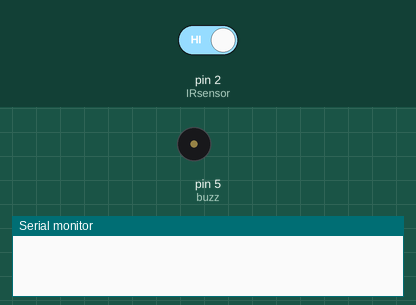
Recording of a sketch running on a simulated Arduino Uno, built with avr-gcc and run on an emulated ATmega328P. On the bench: buzzer (waves = sounding), the last lines printed to the serial monitor. The test bench sets the inputs (shaded band); at power-on: pin 2 (IRsensor) HIGH.

Above: at 1.2 s.
1.3 s: pin 2 (IRsensor) driven LOW
At 1.7 s:
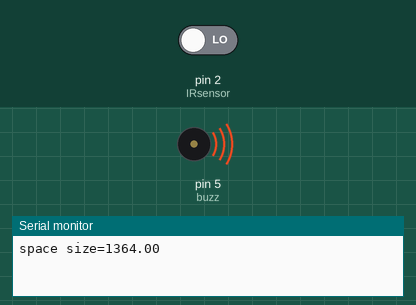
2.8 s: pin 2 (IRsensor) driven HIGH
At 4.2 s:
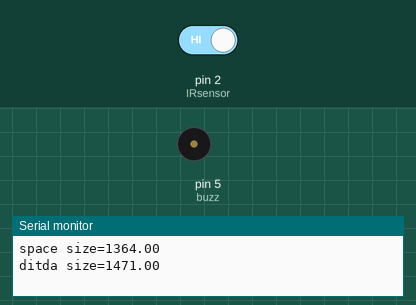
Timing chart, 0 to 5.8 s (numbered marks = the images above; inputs shaded):
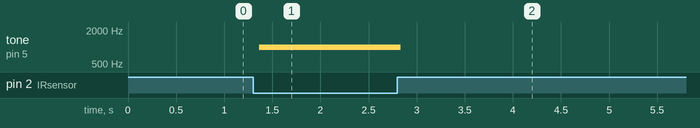

The sketch:

morsecode_test.ino
```cpp
#define IRsensor 2
#define buzz 5
const int un=105;//duration of one unit in ms with 5% correction
void setup()
{
  pinMode(IRsensor, INPUT);
  pinMode(buzz,OUTPUT);
  Serial.begin(9600);
}
int readPin = 0,tap = 1;
float sta=0,sto=0,diff=0,odiff=0;
void loop()
{
  readPin=digitalRead(IRsensor);
  dtime(readPin);
  delay(un);
}

float dtime(int value)
{
    if((tap==1)&&(value==0))
{
  sta=millis();
  tone(buzz,1000);
  tap=0;
  odiff=sta-sto;
  Serial.print("space size=");Serial.println(odiff);
}
  if((tap==0)&&(value==1))
{
  sto=millis();
  noTone(buzz);
  tap=1;
  Serial.print("ditda size=");Serial.println(diff=sto-sta);
}
}
```

morsecode_logic.c
```cpp
#include<stdio.h>
#include<string.h>

char alpha[26][5]=
    {
    ".-",   //A
    "-...", //B
    "-.-.", //C
    "-..",  //D
    ".",    //E
    "..-.", //F
    "--.",  //G
    "....", //H
    "..",   //I
    ".---", //J
    "-.-",  //K
    ".-..", //L
    "--",   //M
    "-.",   //N
    "---",  //O
    ".--.", //P
    "--.-", //Q
    ".-.",  //R
    "...",  //S
    "-",    //T
    "..-",  //U
    "...-", //V
    ".--",  //W
    "-..-", //X
    "-.--", //Y
    "--.." //Z
    };

char num[10][6] =
    {
    "-----", //0
    ".----", //1
    "..---", //2
    "...--", //3
    "....-", //4
    ".....", //5
    "-....", //6
    "--...", //7
    "---..", //8
    "----." //9
    };

int main()
{
    int i,j=0,k=0, x,y;
    char str[25], morse[100], morlet[25][10];
    printf("\nEnter Morse:\n");
    gets(morse);

    for(int i=0;morse[i]!='\0';i++)
    {

        if(morse[i]==' ')
        {
        ++j;
        k=0;
        continue;
        }
        else
        {
        morlet[j][k]=(morse[i]);
        morlet[j][k+1]='\0';
        //printf("\n%d,%d\n",j,k);//check valve
        ++k;
        }
    }
/*for(int a=0;a<=j;a++)
{
    printf("\n\t%s\n", morlet[a]);
}
*///check valve for input
char message[j];

for(x=0;x<=j;x++)
{
    if(strcmp(morlet[x],"/")==0)
    message[x]=' ';
    for (y=0;y<=26;y++)
    {
        //printf("\t%d",y);//check valve
        if (strcmp(morlet[x],alpha[y])==0)
        {
        message[x]=65+y;
        //printf("\n%s,%s\n",morlet[x],alpha[y]);//checkvalve
        break;
        }
    }

    for (y=0;y<=10;y++)
    {
        if (strcmp(morlet[x],num[y])==0)
        message[x]=48+y;
    }
}
message[j+1]='\0';
printf("\nDecoded: %s", message);

return 0;
}
```

Measured:
- after the input at 1.3 s, tone on pin 5 (buzz): silent → 1000 Hz after 0.07 s
- after the input at 2.8 s, tone on pin 5 (buzz): 1000 Hz → silent at once
